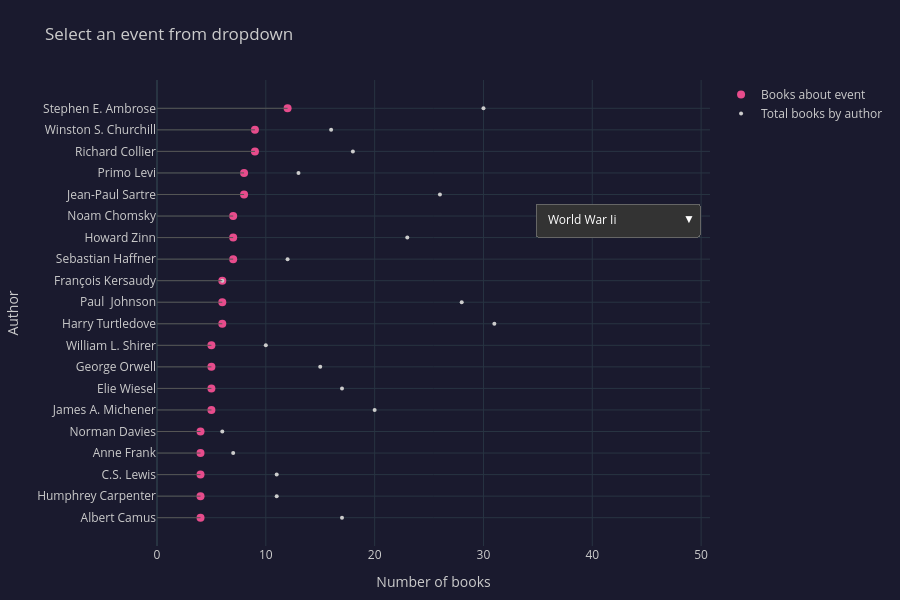

The notebook cell this image was saved under:
### Code cell
fig6.show()

### Figure 1 — Plotly figure (JSON) as saved in the notebook; plotly's stock layout.template omitted (floating-point values rounded to 4 significant figures)
{"data": [{"marker": {"color": "#e74c8c", "size": 8}, "mode": "markers", "name": "Books about event", "x": [4, 4, 4, 4, 4, 5, 5, 5, 5, 6, 6, 6, 7, 7, 7, 8, 8, 9, 9, 12], "y": ["Albert Camus", "Humphrey Carpenter", "C.S. Lewis", "Anne Frank", "Norman Davies", "James A. Michener", "Elie Wiesel", "George Orwell", "William L. Shirer", "Harry Turtledove", "Paul  Johnson", "François Kersaudy", "Sebastian Haffner", "Howard Zinn", "Noam Chomsky", "Jean-Paul Sartre", "Primo Levi", "Richard Collier", "Winston S. Churchill", "Stephen E. Ambrose"], "type": "scatter"}, {"marker": {"color": "#ccc", "size": 4}, "mode": "markers", "name": "Total books by author", "x": [17, 11, 11, 7, 6, 20, 17, 15, 10, 31, 28, 6, 12, 23, 48, 26, 13, 18, 16, 30], "y": ["Albert Camus", "Humphrey Carpenter", "C.S. Lewis", "Anne Frank", "Norman Davies", "James A. Michener", "Elie Wiesel", "George Orwell", "William L. Shirer", "Harry Turtledove", "Paul  Johnson", "François Kersaudy", "Sebastian Haffner", "Howard Zinn", "Noam Chomsky", "Jean-Paul Sartre", "Primo Levi", "Richard Collier", "Winston S. Churchill", "Stephen E. Ambrose"], "type": "scatter"}, {"line": {"color": "#555", "width": 1}, "mode": "lines", "showlegend": false, "x": [0, 4, null, 0, 4, null, 0, 4, null, 0, 4, null, 0, 4, null, 0, 5, null, 0, 5, null, 0, 5, null, 0, 5, null, 0, 6, null, 0, 6, null, 0, 6, null, 0, 7, null, 0, 7, null, 0, 7, null, 0, 8, null, 0, 8, null, 0, 9, null, 0, 9, null, 0, 12, null], "y": ["Albert Camus", "Albert Camus", null, "Humphrey Carpenter", "Humphrey Carpenter", null, "C.S. Lewis", "C.S. Lewis", null, "Anne Frank", "Anne Frank", null, "Norman Davies", "Norman Davies", null, "James A. Michener", "James A. Michener", null, "Elie Wiesel", "Elie Wiesel", null, "George Orwell", "George Orwell", null, "William L. Shirer", "William L. Shirer", null, "Harry Turtledove", "Harry Turtledove", null, "Paul  Johnson", "Paul  Johnson", null, "François Kersaudy", "François Kersaudy", null, "Sebastian Haffner", "Sebastian Haffner", null, "Howard Zinn", "Howard Zinn", null, "Noam Chomsky", "Noam Chomsky", null, "Jean-Paul Sartre", "Jean-Paul Sartre", null, "Primo Levi", "Primo Levi", null, "Richard Collier", "Richard Collier", null, "Winston S. Churchill", "Winston S. Churchill", null, "Stephen E. Ambrose", "Stephen E. Ambrose", null], "type": "scatter"}], "layout": {"font": {"color": "#ccc"}, "margin": {"l": 150, "r": 30, "t": 80, "b": 50}, "updatemenus": [{"bgcolor": "#333", "bordercolor": "#666", "borderwidth": 1, "buttons": [{"args": [{"x": [[4, 4, 4, 4, 4, 5, 5, 5, 5, 6, 6, 6, 7, 7, 7, 8, 8, 9, 9, 12], [17, 11, 11, 7, 6, 20, 17, 15, 10, 31, 28, 6, 12, 23, 48, 26, 13, 18, 16, 30], [0, 4, null, 0, 4, null, 0, 4, null, 0, 4, null, 0, 4, null, 0, 5, null, 0, 5, null, 0, 5, null, 0, 5, null, 0, 6, null, 0, 6, null, 0, 6, null, 0, 7, null, 0, 7, null, 0, 7, null, 0, 8, null, 0, 8, null, 0, 9, null, 0, 9, null, 0, 12, null]], "y": [["Albert Camus", "Humphrey Carpenter", "C.S. Lewis", "Anne Frank", "Norman Davies", "James A. Michener", "Elie Wiesel", "George Orwell", "William L. Shirer", "Harry Turtledove", "Paul  Johnson", "François Kersaudy", "Sebastian Haffner", "Howard Zinn", "Noam Chomsky", "Jean-Paul Sartre", "Primo Levi", "Richard Collier", "Winston S. Churchill", "Stephen E. Ambrose"], ["Albert Camus", "Humphrey Carpenter", "C.S. Lewis", "Anne Frank", "Norman Davies", "James A. Michener", "Elie Wiesel", "George Orwell", "William L. Shirer", "Harry Turtledove", "Paul  Johnson", "François Kersaudy", "Sebastian Haffner", "Howard Zinn", "Noam Chomsky", "Jean-Paul Sartre", "Primo Levi", "Richard Collier", "Winston S. Churchill", "Stephen E. Ambrose"], ["Albert Camus", "Albert Camus", null, "Humphrey Carpenter", "Humphrey Carpenter", null, "C.S. Lewis", "C.S. Lewis", null, "Anne Frank", "Anne Frank", null, "Norman Davies", "Norman Davies", null, "James A. Michener", "James A. Michener", null, "Elie Wiesel", "Elie Wiesel", null, "George Orwell", "George Orwell", null, "William L. Shirer", "William L. Shirer", null, "Harry Turtledove", "Harry Turtledove", null, "Paul  Johnson", "Paul  Johnson", null, "François Kersaudy", "François Kersaudy", null, "Sebastian Haffner", "Sebastian Haffner", null, "Howard Zinn", "Howard Zinn", null, "Noam Chomsky", "Noam Chomsky", null, "Jean-Paul Sartre", "Jean-Paul Sartre", null, "Primo Levi", "Primo Levi", null, "Richard Collier", "Richard Collier", null, "Winston S. Churchill", "Winston S. Churchill", null, "Stephen E. Ambrose", "Stephen E. Ambrose", null]], "mode": ["markers", "markers", "lines"], "marker": [{"size": 10, "color": "#e74c8c"}, {"size": 5, "color": "#ccc"}, {}], "line": [{"width": 0}, {"width": 0}, {"color": "#555", "width": 1}], "name": ["Books about event", "Total books by author", ""], "showlegend": [true, true, false]}, {"title": "Authors writing about \"World War Ii\" (top 20 by number of books)"}], "label": "World War Ii", "method": "update"}, {"args": [{"x": [[4, 4, 4, 4, 4, 4, 4, 4, 4, 5, 5, 5, 6, 6, 7, 7, 7, 10, 13, 16], [5, 15, 9, 4, 4, 22, 4, 12, 13, 6, 28, 6, 11, 6, 8, 23, 7, 10, 14, 31], [0, 4, null, 0, 4, null, 0, 4, null, 0, 4, null, 0, 4, null, 0, 4, null, 0, 4, null, 0, 4, null, 0, 4, null, 0, 5, null, 0, 5, null, 0, 5, null, 0, 6, null, 0, 6, null, 0, 7, null, 0, 7, null, 0, 7, null, 0, 10, null, 0, 13, null, 0, 16, null]], "y": [["David Herbert Donald", "George Orwell", "Henry David Thoreau", "Ian Gibson", "Bruce Catton", "Mark Twain", "Louisa May Alcott", "John Keegan", "William   Anderson", "Noah Andre Trudeau", "Paul  Johnson", "Abraham Lincoln", "Shelby Foote", "Arturo Barea", "Walt Whitman", "Howard Zinn", "Sam R. Watkins", "Ulysses S. Grant", "Frederick Douglass", "Harry Turtledove"], ["David Herbert Donald", "George Orwell", "Henry David Thoreau", "Ian Gibson", "Bruce Catton", "Mark Twain", "Louisa May Alcott", "John Keegan", "William   Anderson", "Noah Andre Trudeau", "Paul  Johnson", "Abraham Lincoln", "Shelby Foote", "Arturo Barea", "Walt Whitman", "Howard Zinn", "Sam R. Watkins", "Ulysses S. Grant", "Frederick Douglass", "Harry Turtledove"], ["David Herbert Donald", "David Herbert Donald", null, "George Orwell", "George Orwell", null, "Henry David Thoreau", "Henry David Thoreau", null, "Ian Gibson", "Ian Gibson", null, "Bruce Catton", "Bruce Catton", null, "Mark Twain", "Mark Twain", null, "Louisa May Alcott", "Louisa May Alcott", null, "John Keegan", "John Keegan", null, "William   Anderson", "William   Anderson", null, "Noah Andre Trudeau", "Noah Andre Trudeau", null, "Paul  Johnson", "Paul  Johnson", null, "Abraham Lincoln", "Abraham Lincoln", null, "Shelby Foote", "Shelby Foote", null, "Arturo Barea", "Arturo Barea", null, "Walt Whitman", "Walt Whitman", null, "Howard Zinn", "Howard Zinn", null, "Sam R. Watkins", "Sam R. Watkins", null, "Ulysses S. Grant", "Ulysses S. Grant", null, "Frederick Douglass", "Frederick Douglass", null, "Harry Turtledove", "Harry Turtledove", null]], "mode": ["markers", "markers", "lines"], "marker": [{"size": 10, "color": "#e74c8c"}, {"size": 5, "color": "#ccc"}, {}], "line": [{"width": 0}, {"width": 0}, {"color": "#555", "width": 1}], "name": ["Books about event", "Total books by author", ""], "showlegend": [true, true, false]}, {"title": "Authors writing about \"Civil War\" (top 20 by number of books)"}], "label": "Civil War", "method": "update"}, {"args": [{"x": [[2, 2, 2, 3, 3, 3, 3, 3, 3, 3, 3, 3, 4, 4, 4, 4, 4, 4, 4, 6], [10, 2, 14, 6, 31, 28, 12, 11, 16, 3, 11, 10, 5, 6, 7, 9, 9, 8, 18, 17], [0, 2, null, 0, 2, null, 0, 2, null, 0, 3, null, 0, 3, null, 0, 3, null, 0, 3, null, 0, 3, null, 0, 3, null, 0, 3, null, 0, 3, null, 0, 3, null, 0, 4, null, 0, 4, null, 0, 4, null, 0, 4, null, 0, 4, null, 0, 4, null, 0, 4, null, 0, 6, null]], "y": [["Arthur Conan Doyle", "Carol Jenkins", "Alain Decaux", "Richard W. Bulliet", "Harry Turtledove", "Paul  Johnson", "John Keegan", "Humphrey Carpenter", "Winston S. Churchill", "Daniel Grotta-Kurska", "C.S. Lewis", "Bertrand Russell", "Hew Strachan", "Thomas F.X. Noble", "Jeffrey Meyers", "T.E. Lawrence", "H.G. Wells", "Claudio Magris", "Eric J. Hobsbawm", "Virginia Woolf"], ["Arthur Conan Doyle", "Carol Jenkins", "Alain Decaux", "Richard W. Bulliet", "Harry Turtledove", "Paul  Johnson", "John Keegan", "Humphrey Carpenter", "Winston S. Churchill", "Daniel Grotta-Kurska", "C.S. Lewis", "Bertrand Russell", "Hew Strachan", "Thomas F.X. Noble", "Jeffrey Meyers", "T.E. Lawrence", "H.G. Wells", "Claudio Magris", "Eric J. Hobsbawm", "Virginia Woolf"], ["Arthur Conan Doyle", "Arthur Conan Doyle", null, "Carol Jenkins", "Carol Jenkins", null, "Alain Decaux", "Alain Decaux", null, "Richard W. Bulliet", "Richard W. Bulliet", null, "Harry Turtledove", "Harry Turtledove", null, "Paul  Johnson", "Paul  Johnson", null, "John Keegan", "John Keegan", null, "Humphrey Carpenter", "Humphrey Carpenter", null, "Winston S. Churchill", "Winston S. Churchill", null, "Daniel Grotta-Kurska", "Daniel Grotta-Kurska", null, "C.S. Lewis", "C.S. Lewis", null, "Bertrand Russell", "Bertrand Russell", null, "Hew Strachan", "Hew Strachan", null, "Thomas F.X. Noble", "Thomas F.X. Noble", null, "Jeffrey Meyers", "Jeffrey Meyers", null, "T.E. Lawrence", "T.E. Lawrence", null, "H.G. Wells", "H.G. Wells", null, "Claudio Magris", "Claudio Magris", null, "Eric J. Hobsbawm", "Eric J. Hobsbawm", null, "Virginia Woolf", "Virginia Woolf", null]], "mode": ["markers", "markers", "lines"], "marker": [{"size": 10, "color": "#e74c8c"}, {"size": 5, "color": "#ccc"}, {}], "line": [{"width": 0}, {"width": 0}, {"color": "#555", "width": 1}], "name": ["Books about event", "Total books by author", ""], "showlegend": [true, true, false]}, {"title": "Authors writing about \"World War I\" (top 20 by number of books)"}], "label": "World War I", "method": "update"}, {"args": [{"x": [[2, 2, 2, 2, 2, 2, 2, 2, 2, 3, 3, 3, 3, 3, 3, 4, 4, 5, 6, 9], [4, 2, 2, 3, 3, 5, 2, 5, 21, 16, 30, 28, 4, 5, 7, 5, 5, 10, 8, 23], [0, 2, null, 0, 2, null, 0, 2, null, 0, 2, null, 0, 2, null, 0, 2, null, 0, 2, null, 0, 2, null, 0, 2, null, 0, 3, null, 0, 3, null, 0, 3, null, 0, 3, null, 0, 3, null, 0, 3, null, 0, 4, null, 0, 4, null, 0, 5, null, 0, 6, null, 0, 9, null]], "y": [["Bob Dylan", "Carol Jenkins", "Claud Anderson", "Cornel West", "Ann Bausum", "Gary B. Nash", "Eldridge Cleaver", "Doreen Rappaport", "Gore Vidal", "bell hooks", "Stephen E. Ambrose", "Paul  Johnson", "Ralph Steadman", "James Baldwin", "Alice Walker", "Arthur M. Schlesinger Jr.", "Martin Luther King Jr.", "Maya Angelou", "Malcolm X", "Howard Zinn"], ["Bob Dylan", "Carol Jenkins", "Claud Anderson", "Cornel West", "Ann Bausum", "Gary B. Nash", "Eldridge Cleaver", "Doreen Rappaport", "Gore Vidal", "bell hooks", "Stephen E. Ambrose", "Paul  Johnson", "Ralph Steadman", "James Baldwin", "Alice Walker", "Arthur M. Schlesinger Jr.", "Martin Luther King Jr.", "Maya Angelou", "Malcolm X", "Howard Zinn"], ["Bob Dylan", "Bob Dylan", null, "Carol Jenkins", "Carol Jenkins", null, "Claud Anderson", "Claud Anderson", null, "Cornel West", "Cornel West", null, "Ann Bausum", "Ann Bausum", null, "Gary B. Nash", "Gary B. Nash", null, "Eldridge Cleaver", "Eldridge Cleaver", null, "Doreen Rappaport", "Doreen Rappaport", null, "Gore Vidal", "Gore Vidal", null, "bell hooks", "bell hooks", null, "Stephen E. Ambrose", "Stephen E. Ambrose", null, "Paul  Johnson", "Paul  Johnson", null, "Ralph Steadman", "Ralph Steadman", null, "James Baldwin", "James Baldwin", null, "Alice Walker", "Alice Walker", null, "Arthur M. Schlesinger Jr.", "Arthur M. Schlesinger Jr.", null, "Martin Luther King Jr.", "Martin Luther King Jr.", null, "Maya Angelou", "Maya Angelou", null, "Malcolm X", "Malcolm X", null, "Howard Zinn", "Howard Zinn", null]], "mode": ["markers", "markers", "lines"], "marker": [{"size": 10, "color": "#e74c8c"}, {"size": 5, "color": "#ccc"}, {}], "line": [{"width": 0}, {"width": 0}, {"color": "#555", "width": 1}], "name": ["Books about event", "Total books by author", ""], "showlegend": [true, true, false]}, {"title": "Authors writing about \"Civil Rights Movement\" (top 20 by number of books)"}], "label": "Civil Rights Movement", "method": "update"}, {"args": [{"x": [[2, 2, 2, 2, 2, 2, 2, 2, 3, 3, 3, 3, 3, 3, 3, 4, 4, 4, 5, 6], [2, 10, 8, 3, 3, 15, 18, 5, 6, 28, 3, 5, 7, 23, 7, 30, 6, 6, 21, 48], [0, 2, null, 0, 2, null, 0, 2, null, 0, 2, null, 0, 2, null, 0, 2, null, 0, 2, null, 0, 2, null, 0, 3, null, 0, 3, null, 0, 3, null, 0, 3, null, 0, 3, null, 0, 3, null, 0, 3, null, 0, 4, null, 0, 4, null, 0, 4, null, 0, 5, null, 0, 6, null]], "y": [["Barry Buzan", "Bertrand Russell", "Carlos Fuentes", "Dietrich Schwanitz", "George Crile", "Frank McCourt", "Eric J. Hobsbawm", "Eleanor Roosevelt", "Michael E. Brown", "Paul  Johnson", "Jerome Klinkowitz", "Tony Judt", "Francis Fukuyama", "Howard Zinn", "Alvin Toffler", "Stephen E. Ambrose", "Jacques Barzun", "Thomas F.X. Noble", "Gore Vidal", "Noam Chomsky"], ["Barry Buzan", "Bertrand Russell", "Carlos Fuentes", "Dietrich Schwanitz", "George Crile", "Frank McCourt", "Eric J. Hobsbawm", "Eleanor Roosevelt", "Michael E. Brown", "Paul  Johnson", "Jerome Klinkowitz", "Tony Judt", "Francis Fukuyama", "Howard Zinn", "Alvin Toffler", "Stephen E. Ambrose", "Jacques Barzun", "Thomas F.X. Noble", "Gore Vidal", "Noam Chomsky"], ["Barry Buzan", "Barry Buzan", null, "Bertrand Russell", "Bertrand Russell", null, "Carlos Fuentes", "Carlos Fuentes", null, "Dietrich Schwanitz", "Dietrich Schwanitz", null, "George Crile", "George Crile", null, "Frank McCourt", "Frank McCourt", null, "Eric J. Hobsbawm", "Eric J. Hobsbawm", null, "Eleanor Roosevelt", "Eleanor Roosevelt", null, "Michael E. Brown", "Michael E. Brown", null, "Paul  Johnson", "Paul  Johnson", null, "Jerome Klinkowitz", "Jerome Klinkowitz", null, "Tony Judt", "Tony Judt", null, "Francis Fukuyama", "Francis Fukuyama", null, "Howard Zinn", "Howard Zinn", null, "Alvin Toffler", "Alvin Toffler", null, "Stephen E. Ambrose", "Stephen E. Ambrose", null, "Jacques Barzun", "Jacques Barzun", null, "Thomas F.X. Noble", "Thomas F.X. Noble", null, "Gore Vidal", "Gore Vidal", null, "Noam Chomsky", "Noam Chomsky", null]], "mode": ["markers", "markers", "lines"], "marker": [{"size": 10, "color": "#e74c8c"}, {"size": 5, "color": "#ccc"}, {}], "line": [{"width": 0}, {"width": 0}, {"color": "#555", "width": 1}], "name": ["Books about event", "Total books by author", ""], "showlegend": [true, true, false]}, {"title": "Authors writing about \"Cold War\" (top 20 by number of books)"}], "label": "Cold War", "method": "update"}, {"args": [{"x": [[2, 2, 2, 2, 2, 2, 2, 2, 2, 2, 2, 3, 3, 3, 3, 3, 4, 4, 4, 5], [2, 5, 3, 3, 5, 3, 3, 15, 5, 5, 20, 4, 18, 3, 6, 3, 23, 4, 28, 8], [0, 2, null, 0, 2, null, 0, 2, null, 0, 2, null, 0, 2, null, 0, 2, null, 0, 2, null, 0, 2, null, 0, 2, null, 0, 2, null, 0, 2, null, 0, 3, null, 0, 3, null, 0, 3, null, 0, 3, null, 0, 3, null, 0, 4, null, 0, 4, null, 0, 4, null, 0, 5, null]], "y": [["Carol Jenkins", "Gary B. Nash", "Donald R. Katz", "Eudora Welty", "Arthur M. Schlesinger Jr.", "Blanche Wiesen Cook", "Arthur  Marx", "George Orwell", "John Kenneth Galbraith", "James Agee", "James A. Michener", "Ralph Moody", "Anaïs Nin", "Andrew Kilpatrick", "Harry Crews", "Neeli Cherkovski", "Howard Zinn", "Laura Hillenbrand", "Paul  Johnson", "Milton Friedman"], ["Carol Jenkins", "Gary B. Nash", "Donald R. Katz", "Eudora Welty", "Arthur M. Schlesinger Jr.", "Blanche Wiesen Cook", "Arthur  Marx", "George Orwell", "John Kenneth Galbraith", "James Agee", "James A. Michener", "Ralph Moody", "Anaïs Nin", "Andrew Kilpatrick", "Harry Crews", "Neeli Cherkovski", "Howard Zinn", "Laura Hillenbrand", "Paul  Johnson", "Milton Friedman"], ["Carol Jenkins", "Carol Jenkins", null, "Gary B. Nash", "Gary B. Nash", null, "Donald R. Katz", "Donald R. Katz", null, "Eudora Welty", "Eudora Welty", null, "Arthur M. Schlesinger Jr.", "Arthur M. Schlesinger Jr.", null, "Blanche Wiesen Cook", "Blanche Wiesen Cook", null, "Arthur  Marx", "Arthur  Marx", null, "George Orwell", "George Orwell", null, "John Kenneth Galbraith", "John Kenneth Galbraith", null, "James Agee", "James Agee", null, "James A. Michener", "James A. Michener", null, "Ralph Moody", "Ralph Moody", null, "Anaïs Nin", "Anaïs Nin", null, "Andrew Kilpatrick", "Andrew Kilpatrick", null, "Harry Crews", "Harry Crews", null, "Neeli Cherkovski", "Neeli Cherkovski", null, "Howard Zinn", "Howard Zinn", null, "Laura Hillenbrand", "Laura Hillenbrand", null, "Paul  Johnson", "Paul  Johnson", null, "Milton Friedman", "Milton Friedman", null]], "mode": ["markers", "markers", "lines"], "marker": [{"size": 10, "color": "#e74c8c"}, {"size": 5, "color": "#ccc"}, {}], "line": [{"width": 0}, {"width": 0}, {"color": "#555", "width": 1}], "name": ["Books about event", "Total books by author", ""], "showlegend": [true, true, false]}, {"title": "Authors writing about \"Great Depression\" (top 20 by number of books)"}], "label": "Great Depression", "method": "update"}, {"args": [{"x": [[2, 2, 2, 2, 2, 2, 3, 3, 3, 3, 3, 3, 3, 3, 3, 3, 4, 4, 10, 10], [2, 7, 2, 2, 11, 2, 3, 3, 3, 15, 3, 4, 21, 10, 5, 4, 4, 5, 23, 48], [0, 2, null, 0, 2, null, 0, 2, null, 0, 2, null, 0, 2, null, 0, 2, null, 0, 3, null, 0, 3, null, 0, 3, null, 0, 3, null, 0, 3, null, 0, 3, null, 0, 3, null, 0, 3, null, 0, 3, null, 0, 3, null, 0, 4, null, 0, 4, null, 0, 10, null, 0, 10, null]], "y": [["Eric Greene", "Ayn Rand", "J. Hoberman", "Frederick Downs", "Joan Didion", "James Barrett Reston", "David Donovan", "Daniel Ellsberg", "Jerome Klinkowitz", "Hunter S. Thompson", "Ron Kovic", "John McCain", "Gore Vidal", "David Halberstam", "Arthur M. Schlesinger Jr.", "Andrew X. Pham", "Charles Henderson", "Harold G. Moore", "Howard Zinn", "Noam Chomsky"], ["Eric Greene", "Ayn Rand", "J. Hoberman", "Frederick Downs", "Joan Didion", "James Barrett Reston", "David Donovan", "Daniel Ellsberg", "Jerome Klinkowitz", "Hunter S. Thompson", "Ron Kovic", "John McCain", "Gore Vidal", "David Halberstam", "Arthur M. Schlesinger Jr.", "Andrew X. Pham", "Charles Henderson", "Harold G. Moore", "Howard Zinn", "Noam Chomsky"], ["Eric Greene", "Eric Greene", null, "Ayn Rand", "Ayn Rand", null, "J. Hoberman", "J. Hoberman", null, "Frederick Downs", "Frederick Downs", null, "Joan Didion", "Joan Didion", null, "James Barrett Reston", "James Barrett Reston", null, "David Donovan", "David Donovan", null, "Daniel Ellsberg", "Daniel Ellsberg", null, "Jerome Klinkowitz", "Jerome Klinkowitz", null, "Hunter S. Thompson", "Hunter S. Thompson", null, "Ron Kovic", "Ron Kovic", null, "John McCain", "John McCain", null, "Gore Vidal", "Gore Vidal", null, "David Halberstam", "David Halberstam", null, "Arthur M. Schlesinger Jr.", "Arthur M. Schlesinger Jr.", null, "Andrew X. Pham", "Andrew X. Pham", null, "Charles Henderson", "Charles Henderson", null, "Harold G. Moore", "Harold G. Moore", null, "Howard Zinn", "Howard Zinn", null, "Noam Chomsky", "Noam Chomsky", null]], "mode": ["markers", "markers", "lines"], "marker": [{"size": 10, "color": "#e74c8c"}, {"size": 5, "color": "#ccc"}, {}], "line": [{"width": 0}, {"width": 0}, {"color": "#555", "width": 1}], "name": ["Books about event", "Total books by author", ""], "showlegend": [true, true, false]}, {"title": "Authors writing about \"Vietnam War\" (top 20 by number of books)"}], "label": "Vietnam War", "method": "update"}, {"args": [{"x": [[2, 2, 2, 2, 2, 2, 2, 2, 2, 2, 3, 3, 3, 3, 4, 4, 4, 6, 11, 12], [2, 3, 6, 9, 2, 4, 6, 23, 2, 3, 3, 5, 15, 4, 5, 7, 5, 7, 13, 17], [0, 2, null, 0, 2, null, 0, 2, null, 0, 2, null, 0, 2, null, 0, 2, null, 0, 2, null, 0, 2, null, 0, 2, null, 0, 2, null, 0, 3, null, 0, 3, null, 0, 3, null, 0, 3, null, 0, 4, null, 0, 4, null, 0, 4, null, 0, 6, null, 0, 11, null, 0, 12, null]], "y": [["Ann V. Graber", "Bryan Mark Rigg", "Erna Paris", "Chaim Potok", "Adam LeBor", "Aharon Appelfeld", "Jacob Katz", "Howard Zinn", "Laurel Holliday", "Joseph Telushkin", "Frances Goodrich", "Ian Kershaw", "Roger Garaudy", "Viktor E. Frankl", "Herman Wouk", "Anne Frank", "Etty Hillesum", "Art Spiegelman", "Primo Levi", "Elie Wiesel"], ["Ann V. Graber", "Bryan Mark Rigg", "Erna Paris", "Chaim Potok", "Adam LeBor", "Aharon Appelfeld", "Jacob Katz", "Howard Zinn", "Laurel Holliday", "Joseph Telushkin", "Frances Goodrich", "Ian Kershaw", "Roger Garaudy", "Viktor E. Frankl", "Herman Wouk", "Anne Frank", "Etty Hillesum", "Art Spiegelman", "Primo Levi", "Elie Wiesel"], ["Ann V. Graber", "Ann V. Graber", null, "Bryan Mark Rigg", "Bryan Mark Rigg", null, "Erna Paris", "Erna Paris", null, "Chaim Potok", "Chaim Potok", null, "Adam LeBor", "Adam LeBor", null, "Aharon Appelfeld", "Aharon Appelfeld", null, "Jacob Katz", "Jacob Katz", null, "Howard Zinn", "Howard Zinn", null, "Laurel Holliday", "Laurel Holliday", null, "Joseph Telushkin", "Joseph Telushkin", null, "Frances Goodrich", "Frances Goodrich", null, "Ian Kershaw", "Ian Kershaw", null, "Roger Garaudy", "Roger Garaudy", null, "Viktor E. Frankl", "Viktor E. Frankl", null, "Herman Wouk", "Herman Wouk", null, "Anne Frank", "Anne Frank", null, "Etty Hillesum", "Etty Hillesum", null, "Art Spiegelman", "Art Spiegelman", null, "Primo Levi", "Primo Levi", null, "Elie Wiesel", "Elie Wiesel", null]], "mode": ["markers", "markers", "lines"], "marker": [{"size": 10, "color": "#e74c8c"}, {"size": 5, "color": "#ccc"}, {}], "line": [{"width": 0}, {"width": 0}, {"color": "#555", "width": 1}], "name": ["Books about event", "Total books by author", ""], "showlegend": [true, true, false]}, {"title": "Authors writing about \"Holocaust\" (top 20 by number of books)"}], "label": "Holocaust", "method": "update"}, {"args": [{"x": [[2, 2, 2, 2, 2, 2, 2, 2, 2, 3, 3, 3, 3, 3, 4, 5, 6, 6, 6, 8], [2, 5, 9, 5, 3, 6, 21, 5, 5, 5, 5, 28, 9, 5, 6, 8, 10, 23, 7, 11], [0, 2, null, 0, 2, null, 0, 2, null, 0, 2, null, 0, 2, null, 0, 2, null, 0, 2, null, 0, 2, null, 0, 2, null, 0, 3, null, 0, 3, null, 0, 3, null, 0, 3, null, 0, 3, null, 0, 4, null, 0, 5, null, 0, 6, null, 0, 6, null, 0, 6, null, 0, 8, null]], "y": [["Craig  Nelson", "David Hackett Fischer", "David McCullough", "Dennis Brindell Fradin", "Alexander Hamilton", "Howard Fast", "Gore Vidal", "Gary B. Nash", "Ingri d'Aulaire", "Thomas Jefferson", "Thomas Paine", "Paul  Johnson", "Simon Schama", "Albert Jay Nock", "Gordon S. Wood", "Jean Fritz", "Edmund S. Morgan", "Howard Zinn", "Joseph J. Ellis", "Benjamin Franklin"], ["Craig  Nelson", "David Hackett Fischer", "David McCullough", "Dennis Brindell Fradin", "Alexander Hamilton", "Howard Fast", "Gore Vidal", "Gary B. Nash", "Ingri d'Aulaire", "Thomas Jefferson", "Thomas Paine", "Paul  Johnson", "Simon Schama", "Albert Jay Nock", "Gordon S. Wood", "Jean Fritz", "Edmund S. Morgan", "Howard Zinn", "Joseph J. Ellis", "Benjamin Franklin"], ["Craig  Nelson", "Craig  Nelson", null, "David Hackett Fischer", "David Hackett Fischer", null, "David McCullough", "David McCullough", null, "Dennis Brindell Fradin", "Dennis Brindell Fradin", null, "Alexander Hamilton", "Alexander Hamilton", null, "Howard Fast", "Howard Fast", null, "Gore Vidal", "Gore Vidal", null, "Gary B. Nash", "Gary B. Nash", null, "Ingri d'Aulaire", "Ingri d'Aulaire", null, "Thomas Jefferson", "Thomas Jefferson", null, "Thomas Paine", "Thomas Paine", null, "Paul  Johnson", "Paul  Johnson", null, "Simon Schama", "Simon Schama", null, "Albert Jay Nock", "Albert Jay Nock", null, "Gordon S. Wood", "Gordon S. Wood", null, "Jean Fritz", "Jean Fritz", null, "Edmund S. Morgan", "Edmund S. Morgan", null, "Howard Zinn", "Howard Zinn", null, "Joseph J. Ellis", "Joseph J. Ellis", null, "Benjamin Franklin", "Benjamin Franklin", null]], "mode": ["markers", "markers", "lines"], "marker": [{"size": 10, "color": "#e74c8c"}, {"size": 5, "color": "#ccc"}, {}], "line": [{"width": 0}, {"width": 0}, {"color": "#555", "width": 1}], "name": ["Books about event", "Total books by author", ""], "showlegend": [true, true, false]}, {"title": "Authors writing about \"American Revolution\" (top 20 by number of books)"}], "label": "American Revolution", "method": "update"}, {"args": [{"x": [[1, 1, 1, 1, 2, 2, 2, 2, 2, 2, 2, 2, 3, 3, 3, 4, 4, 4, 5, 10], [7, 1, 1, 2, 6, 6, 9, 9, 2, 5, 2, 9, 7, 18, 4, 15, 6, 5, 6, 17], [0, 1, null, 0, 1, null, 0, 1, null, 0, 1, null, 0, 2, null, 0, 2, null, 0, 2, null, 0, 2, null, 0, 2, null, 0, 2, null, 0, 2, null, 0, 2, null, 0, 3, null, 0, 3, null, 0, 3, null, 0, 4, null, 0, 4, null, 0, 4, null, 0, 5, null, 0, 10, null]], "y": [["Alexis de Tocqueville", "Alain Beltran", "Adam Charles Roberts", "A.N. Wilson", "Thomas F.X. Noble", "Richard W. Bulliet", "Peter Ackroyd", "Marvin Harris", "John Milton Langdon", "Edward Bellamy", "David McLellan", "Carin T. Ford", "Gillian Avery", "Eric J. Hobsbawm", "Fernand Braudel", "Frank McCourt", "Adam Smith", "Steven King", "Jacques Barzun", "Karl Marx"], ["Alexis de Tocqueville", "Alain Beltran", "Adam Charles Roberts", "A.N. Wilson", "Thomas F.X. Noble", "Richard W. Bulliet", "Peter Ackroyd", "Marvin Harris", "John Milton Langdon", "Edward Bellamy", "David McLellan", "Carin T. Ford", "Gillian Avery", "Eric J. Hobsbawm", "Fernand Braudel", "Frank McCourt", "Adam Smith", "Steven King", "Jacques Barzun", "Karl Marx"], ["Alexis de Tocqueville", "Alexis de Tocqueville", null, "Alain Beltran", "Alain Beltran", null, "Adam Charles Roberts", "Adam Charles Roberts", null, "A.N. Wilson", "A.N. Wilson", null, "Thomas F.X. Noble", "Thomas F.X. Noble", null, "Richard W. Bulliet", "Richard W. Bulliet", null, "Peter Ackroyd", "Peter Ackroyd", null, "Marvin Harris", "Marvin Harris", null, "John Milton Langdon", "John Milton Langdon", null, "Edward Bellamy", "Edward Bellamy", null, "David McLellan", "David McLellan", null, "Carin T. Ford", "Carin T. Ford", null, "Gillian Avery", "Gillian Avery", null, "Eric J. Hobsbawm", "Eric J. Hobsbawm", null, "Fernand Braudel", "Fernand Braudel", null, "Frank McCourt", "Frank McCourt", null, "Adam Smith", "Adam Smith", null, "Steven King", "Steven King", null, "Jacques Barzun", "Jacques Barzun", null, "Karl Marx", "Karl Marx", null]], "mode": ["markers", "markers", "lines"], "marker": [{"size": 10, "color": "#e74c8c"}, {"size": 5, "color": "#ccc"}, {}], "line": [{"width": 0}, {"width": 0}, {"color": "#555", "width": 1}], "name": ["Books about event", "Total books by author", ""], "showlegend": [true, true, false]}, {"title": "Authors writing about \"Industrial Revolution\" (top 20 by number of books)"}], "label": "Industrial Revolution", "method": "update"}], "direction": "down", "font": {"color": "white"}, "x": 0.98, "xanchor": "right", "y": 0.7, "yanchor": "middle"}], "title": {"text": "Select an event from dropdown"}, "xaxis": {"title": {"text": "Number of books"}}, "yaxis": {"title": {"text": "Author"}}, "paper_bgcolor": "#1a1a2e", "plot_bgcolor": "#1a1a2e", "height": 600, "hovermode": "closest"}}
